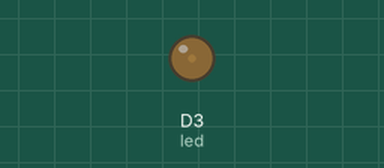
Recording of a program running on a simulated CircuitPython board. Shown: output pins drawn as LEDs (lit = HIGH). What the program prints to the serial console is not drawn.

Above: at 0.05 s.
At 0.9 s:
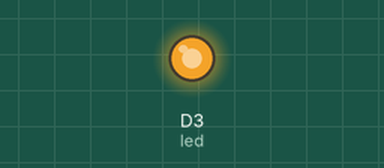
At 1.3 s:
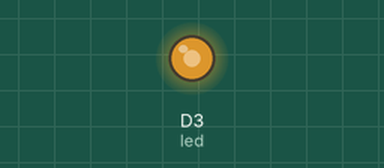
At 1.75 s:
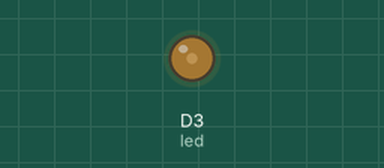
Timing chart, 0 to 4.6 s (numbered marks = the images above):
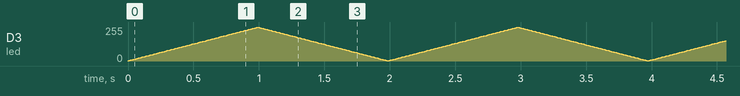

The program:

fade.py
```python
import board
import time
import pulseio

led = pulseio.PWMOut(board.D3, duty_cycle=0, frequency=5000)

print("fade")

while True:
    for i in range(1,100):
        led.duty_cycle = int(i * 2**16 / 100)
        time.sleep(.01)
    for i in range(1,100):
        led.duty_cycle = 2**16 - int(i * 2**16 / 100)
        time.sleep(.01)
```
